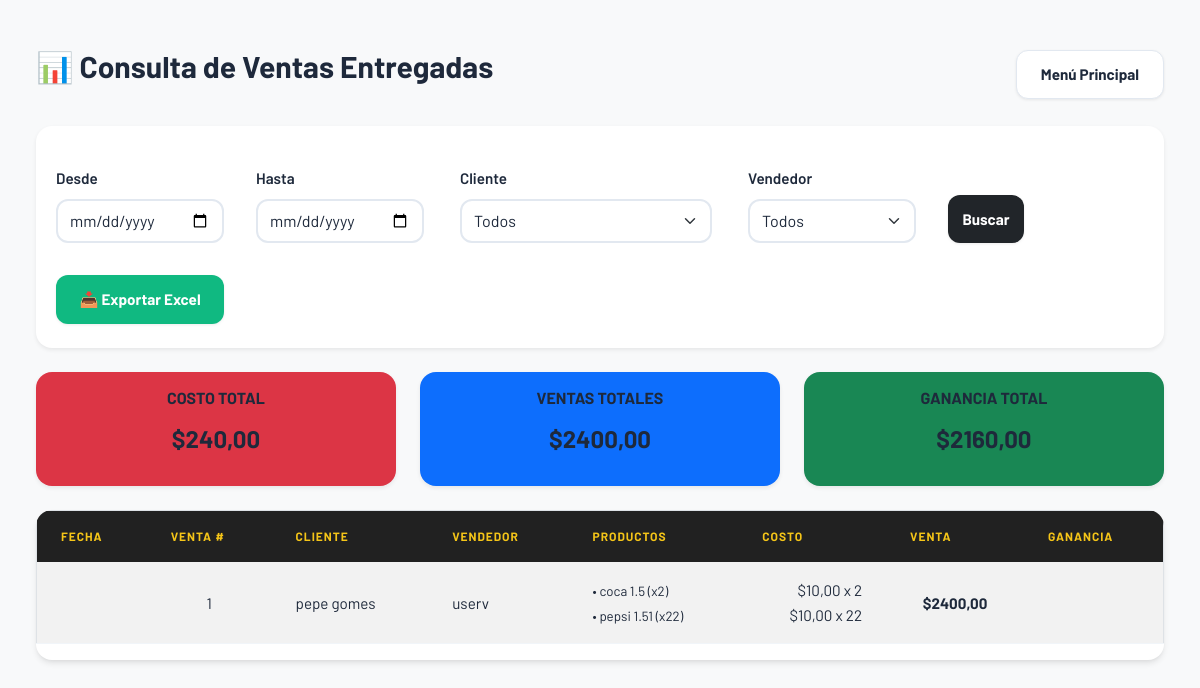
Before: /ventas/consultar/ (signed in) with the older database file.
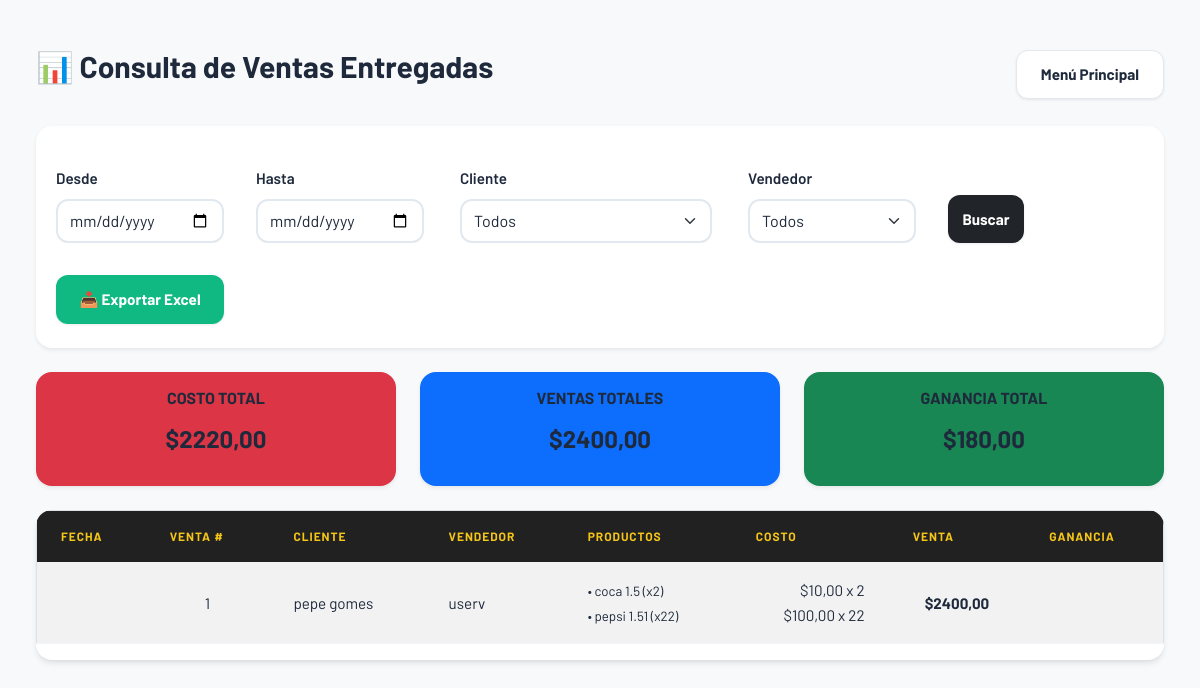
After: the same page with the newer database file.
### stock/models.py (models this page shows, shortened)
class DetalleVenta(models.Model):
    venta = models.ForeignKey(Ventas, on_delete=models.CASCADE, related_name='detalles')
    producto = models.ForeignKey(Producto, on_delete=models.CASCADE)
    cantidad = models.PositiveIntegerField()
    precio_unitario = models.DecimalField(max_digits=10, decimal_places=2)
    subtotal = models.DecimalField(max_digits=10, decimal_places=2)
    class Meta:
        verbose_name = "Detalle de Venta"
        verbose_name_plural = "Detalles de Ventas"

class Producto(models.Model):
    nombre = models.CharField(max_length=100)
    tipo = models.ForeignKey(TipoProducto, on_delete=models.CASCADE)
    cantidad = models.PositiveIntegerField(default=0)
    valor = models.DecimalField(max_digits=10, decimal_places=2)
    valor_compra = models.DecimalField(
        max_digits=10,
        decimal_places=2,
        verbose_name="Precio de Compra",
        default=0.00  # Valor por defecto
    )
    umbral_alerta = models.PositiveIntegerField(
        default=5,
        verbose_name="Stock Mínimo de Alerta"
    )
    fecha_modificacion = models.DateTimeField(auto_now=True)

### stock/views.py (the view)
# urls.py: path('ventas/consultar/', views.consultar_ventas, name='consultar_ventas'),
@login_required
def consultar_ventas(request):
    productos = Producto.objects.all()
    clientes = Cliente.objects.all().order_by('nombre_completo')
    usuarios = User.objects.filter(
        is_active=True,
        perfilusuario__tipo="ventas"
    ).order_by('username')
    fecha_desde = request.GET.get('desde')
    fecha_hasta = request.GET.get('hasta')
    cliente_id = request.GET.get('cliente')
    producto_id = request.GET.get('producto')
    usuario_id = request.GET.get('usuario')
    exportar = request.GET.get('exportar')
    ventas = Ventas.objects.filter(
        estado='entregada'
    ).select_related(
        'cliente',
        'usuario_creador'
    ).prefetch_related(
        'detalles__producto'
    )
    if fecha_desde:
        ventas = ventas.filter(fecha_envio__date__gte=fecha_desde)
    if fecha_hasta:
        ventas = ventas.filter(fecha_envio__date__lte=fecha_hasta)
    if cliente_id:
        ventas = ventas.filter(cliente_id=cliente_id)
    if producto_id:
        ventas = ventas.filter(detalles__producto_id=producto_id).distinct()
    if usuario_id:
        ventas = ventas.filter(usuario_creador_id=usuario_id)
    ventas = ventas.order_by('-fecha_envio')
    total_ventas = 0
    total_costo = 0
    for venta in ventas:
        for detalle in venta.detalles.all():
            total_ventas += detalle.subtotal
            total_costo += (detalle.producto.valor_compra or 0) * detalle.cantidad
    ganancia_total = total_ventas - total_costo
    if exportar == 'excel':
        return exportar_ventas_excel(ventas, fecha_desde, fecha_hasta)
    return render(request, 'consultar_ventas.html', {
        'ventas': ventas,
        'productos': productos,
        'clientes': clientes,
        'usuarios': usuarios,  # 👈 ahora SOLO ventas
        'total_ventas': total_ventas,
        'total_costo': total_costo,
        'ganancia_total': ganancia_total,
        'fecha_desde': fecha_desde,
        'fecha_hasta': fecha_hasta,
        'cliente_id': cliente_id,
        'producto_id': producto_id,
        'usuario_id': usuario_id,
    })

### stock/templates/consultar_ventas.html (shortened to what the changed rows need)
{% load static %}
<!DOCTYPE html>
<html lang="es">
<head>
    <link rel="stylesheet" href="{% static 'css/bootstrap.min.css' %}">
    <link rel="stylesheet" href="{% static 'css/style.css' %}">
</head>
<body class="bg-light">
    <div class="container-fluid mt-4">
        <div class="d-flex justify-content-between align-items-center mb-4">
            <h2>📊 Consulta de Ventas Entregadas</h2>
        </div>
        <div class="row mb-4">
            <div class="col-md-4">
                <div class="card text-center shadow-sm border-0 bg-danger text-white">
                    <div class="card-body">
                        <h6>COSTO TOTAL</h6>
                        <h3>${{ total_costo|floatformat:2 }}</h3>
                    </div>
                </div>
            </div>
            <div class="col-md-4">
                <div class="card text-center shadow-sm border-0 bg-success text-white">
                    <div class="card-body">
                        <h6>GANANCIA TOTAL</h6>
                        <h3>${{ ganancia_total|floatformat:2 }}</h3>
                    </div>
                </div>
            </div>
        </div>
        <div class="table-responsive">
            <table class="table table-striped table-hover bg-white border">
                <thead class="table-dark text-center">
                    <tr>
                        <th>Fecha</th>
                        <th>Venta #</th>
                        <th>Cliente</th>
                        <th>Vendedor</th>
                        <th>Productos</th>
                        <th>Costo</th>
                        <th>Venta</th>
                        <th>Ganancia</th>
                    </tr>
                </thead>
                <tbody>
                    {% for venta in ventas %}
                    {% with costo=0 ganancia=0 %}
                    <tr>
                        <td class="text-center">{{ venta.fecha_envio|date:"d/m/Y H:i" }}</td>
                        <td class="text-center">{{ venta.id }}</td>
                        <td>{{ venta.cliente.nombre_completo }}</td>
                        <td>{{ venta.usuario_creador.username|default:"N/A" }}</td>
                        <td>
                            <small>
                            {% for item in venta.detalles.all %}
                                • {{ item.producto.nombre }} (x{{ item.cantidad }})<br>
                            {% endfor %}
                            </small>
                        </td>
                        <td class="text-end">
                            {% for item in venta.detalles.all %}
                                ${{ item.producto.valor_compra|default:0|floatformat:2 }} x {{ item.cantidad }}<br>
                            {% endfor %}
                        </td>
                        <td class="text-center"><strong>${{ venta.valor_total|floatformat:2 }}</strong></td>
                        <td class="text-center text-success">
                        </td>
                    </tr>
                    {% endwith %}
                    {% empty %}
                    <tr>
                        <td colspan="8" class="text-center py-4 text-muted">
                            No se encontraron ventas entregadas con los filtros seleccionados.
                        </td>
                    </tr>
                    {% endfor %}
                </tbody>
            </table>
        </div>
    </div>
</body>
</html>

Changed rows visible on the page:
changed through a linked row, DetalleVenta "pepsi 1.51": producto.valor_compra "10,00" → "100,00"
Other visible differences:
{{ total_costo|floatformat:2 }}: "240,00" → "2220,00"
{{ ganancia_total|floatformat:2 }}: "2160,00" → "180,00"
